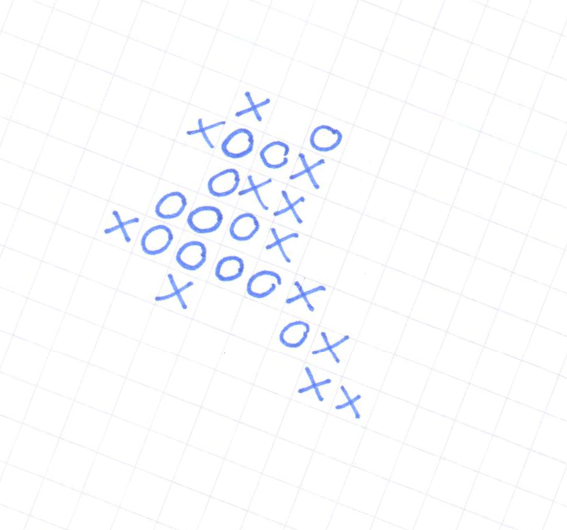
%> input picture input/img19.png, 567 x 530 px
$ octave index.m   (GNU Octave 9; MATLAB toolbox functions it lacks are replaced by stand-ins)
%> lines starting %> are read from the running program, lines starting %| are printed output that depends on the picture; in (x1, y1, x2, y2) boxes, pixels count from 0 and x2, y2 are one past the last pixel; in counts of white or black regions, pixels touching at a corner belong together; the program's own positions count from 1
%> further down, I is the input picture: size 530x567x3 uint8; mean R, G, B 250.8, 251.5, 253.5
### stretch_lin.m
function output_img = stretch_lin(input_img)
    input_img = double(input_img);
    % Find min and Max
    x_min = min(input_img(:));
%> x_min = 83
    x_max = max(input_img(:));
%> x_max = 255
    % Apply stretching transformation
    output_img = uint8(255 * (input_img - x_min) / (x_max - x_min));
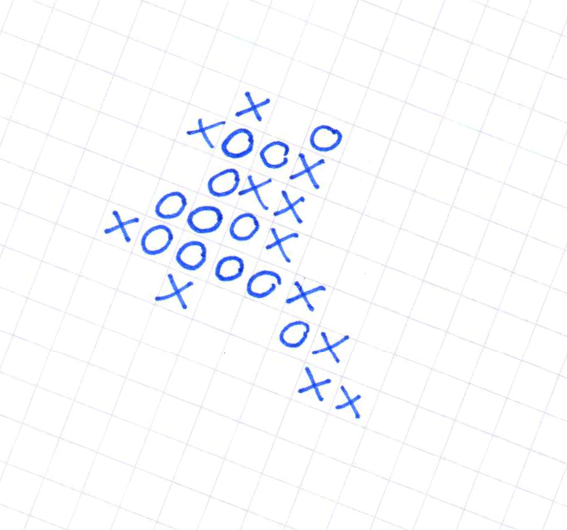
%> output_img: size 530x567x3 uint8; mean R, G, B 248.9, 249.9, 252.9
end

### index.m
%% Load and initial processing
I = imread("input/img19.png");
stretch_img = stretch_lin(I);
stretch_img = mat2gray(stretch_img);

img_gray = rgb2gray(stretch_img);
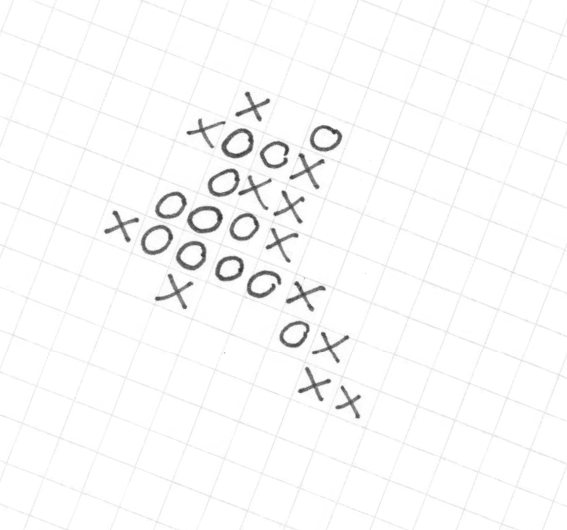
%> img_gray: size 530x567 double; min 0.189, max 1, mean 0.98

% Aplicar un filtro gaussiano para suavizar
img_smooth = imgaussfilt(img_gray, 2);
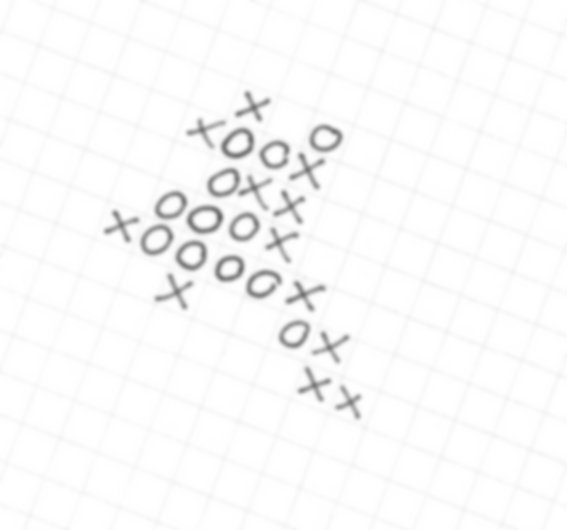
%> img_smooth: size 530x567 double; min 0.41, max 1, mean 0.98
edge_de = edge(img_smooth, "canny");
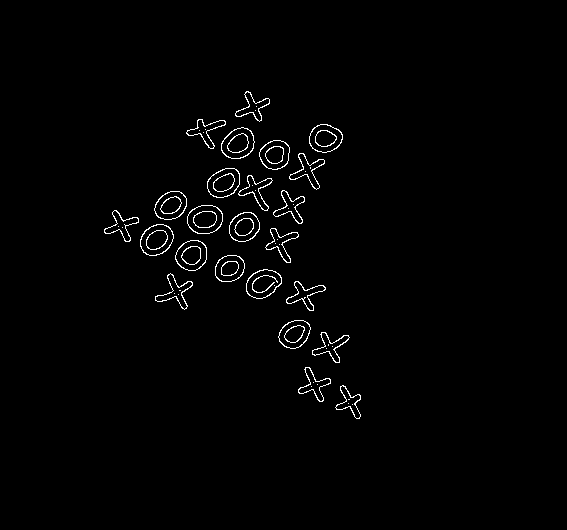
%> edge_de: size 530x567 logical; 1.3% white in thin lines or dots, all inside (x1, y1, x2, y2) = (104, 91, 361, 419)

%% rotation
[H, theta, rho] = hough(edge_de);
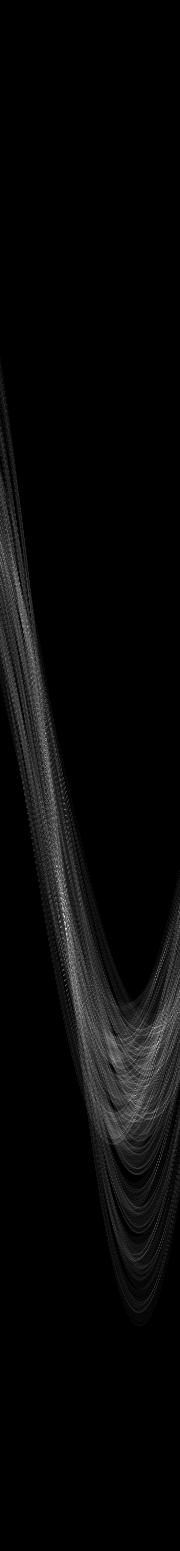
%> H: size 1551x180 double; min 0, max 82, mean 2.6; drawn with min black and max white
%> theta = 180 values from -90 to 89; rho = 1551 values from -775 to 775
peaks = houghpeaks(H, 10);
%> peaks = [917 65; 934 67; 1042 159; 894 63; 867 57; 734 46; 1096 136; 1046 156; 1070 159; 971 72]
lines = houghlines(edge_de, theta, rho, peaks);
%> lines = 12 lines; longest, point1 to point2 (x, y): (232, 132) to (291, 263), (317, 190) to (210, 234), (157, 216) to (223, 282), (199, 207) to (126, 241), (244, 109) to (270, 184), (343, 139) to (278, 170)
angle_rot = mode([lines.theta]);
%> angle_rot = 68
disp(angle_rot);
%| 68
J = imrotate(I, angle_rot);
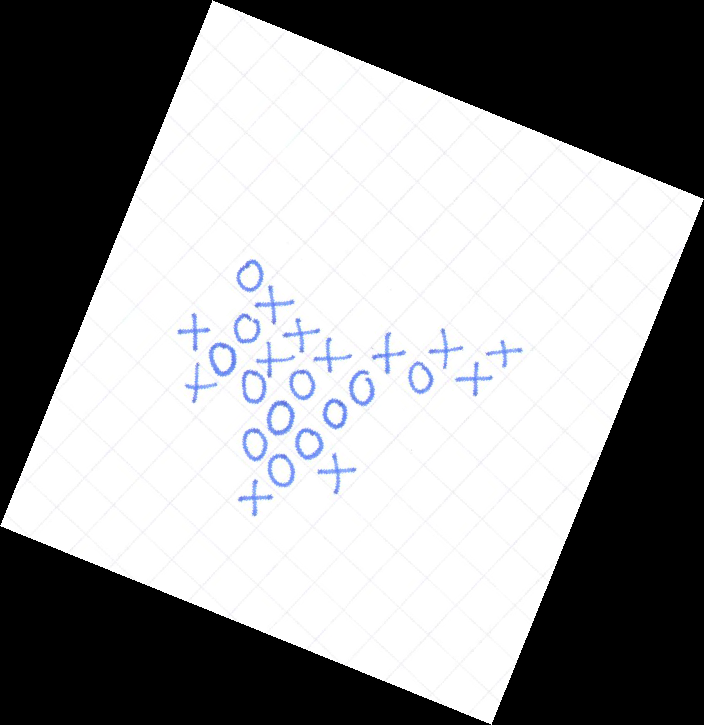
%> J: size 725x704x3 uint8; mean R, G, B 147.7, 148.1, 149.3

figure(1);
imshow(J);

$ run again, with input/img00.png copied over input/img19.png
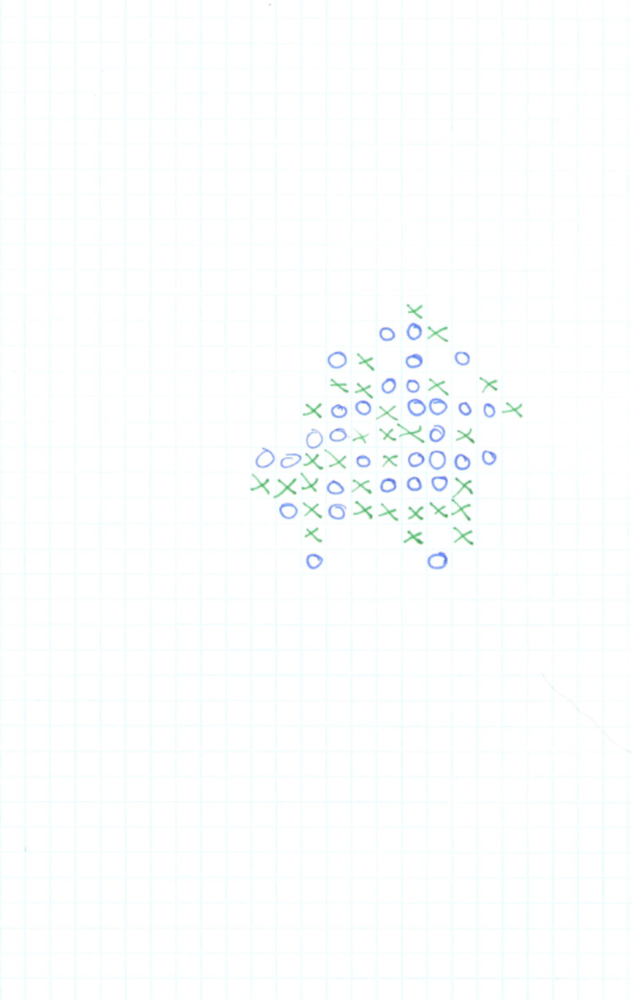
%> input picture input/img00.png, 632 x 1000 px, shrunk from 927 x 1466 before the run
%> I is the input picture: size 1000x632x3 uint8; mean R, G, B 252, 253.9, 254
%> x_min = 73
%> x_max = 255
%> `edge_de = edge(img_smooth, "canny");`:
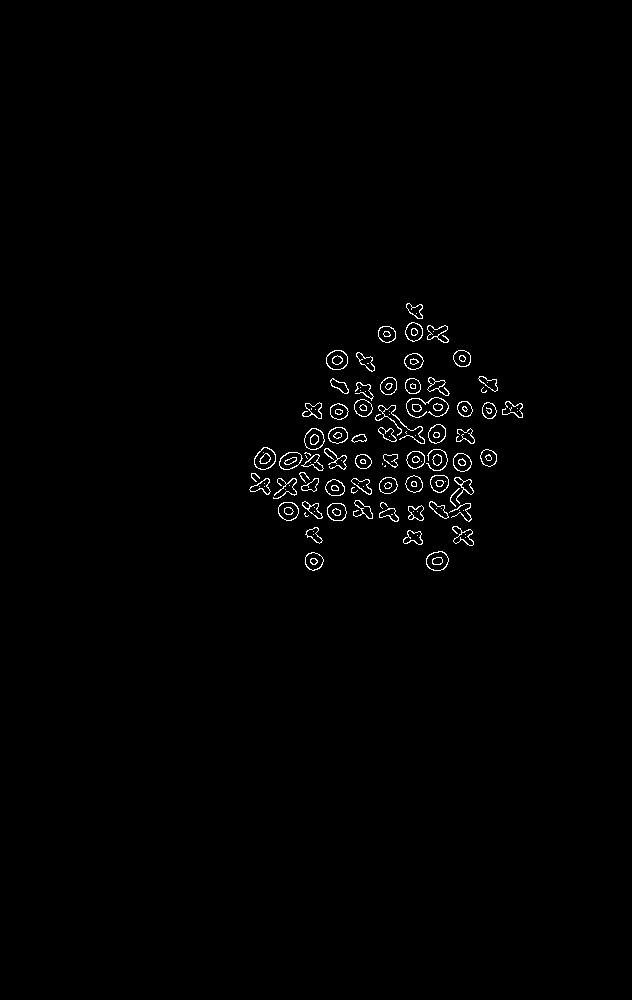
%> edge_de: size 1000x632 logical; 0.85% white in thin lines or dots, all inside (x1, y1, x2, y2) = (249, 303, 523, 571)
%> theta = 180 values from -90 to 89; rho = 2365 values from -1182 to 1182
%> peaks = [1727 136; 1793 136; 1162 46; 1731 155; 1708 163; 1129 46; 1223 52; 1761 136; 728 1; 1698 166]
%> lines = 16 lines; longest, point1 to point2 (x, y): (257, 456) to (497, 456), (362, 384) to (472, 519), (404, 426) to (256, 466), (343, 521) to (440, 425), (465, 402) to (338, 444), (357, 414) to (446, 326)
%> angle_rot = 45
%| 45
%> `J = imrotate(I, angle_rot);`:
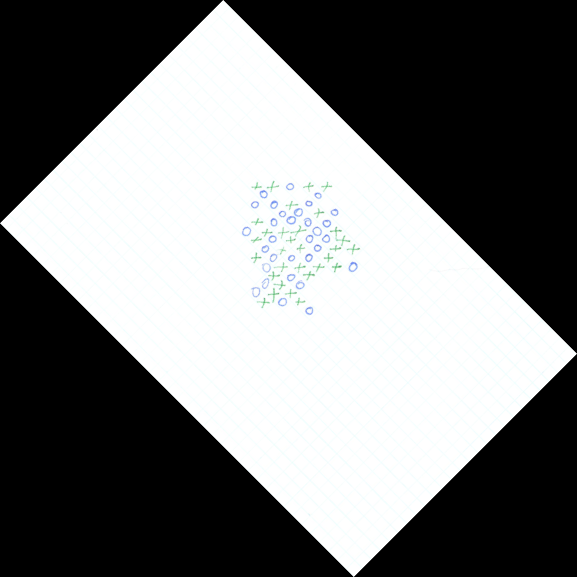
%> J: size 1154x1154x3 uint8 (shown at 1/2 size); mean R, G, B 119.6, 120.5, 120.5

$ run again, with input/img01.png copied over input/img19.png
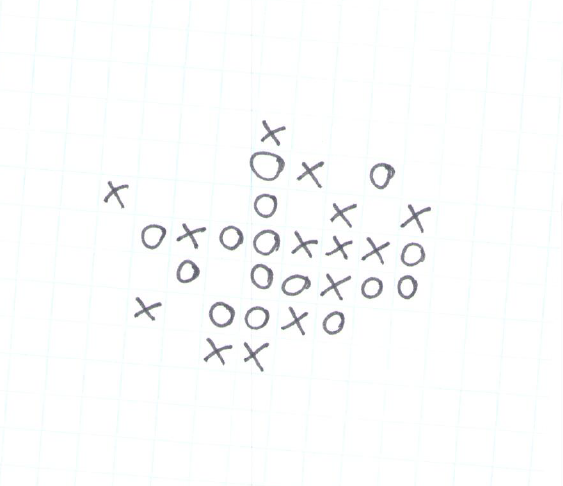
%> input picture input/img01.png, 563 x 486 px
%> I is the input picture: size 486x563x3 uint8; mean R, G, B 250.9, 251.7, 251.8
%> x_min = 87
%> x_max = 255
%> `edge_de = edge(img_smooth, "canny");`:
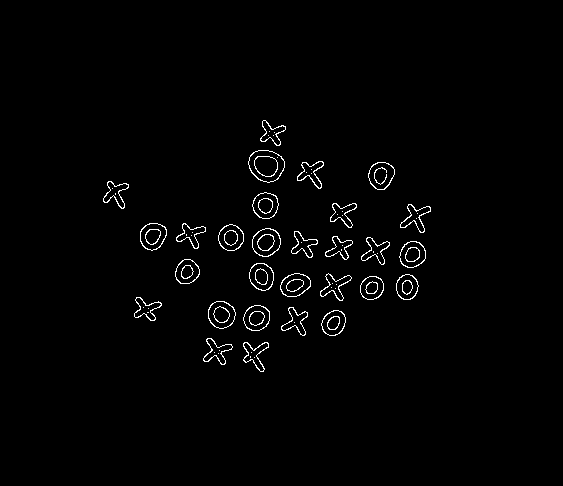
%> edge_de: size 486x563 logical; 1.5% white in thin lines or dots, all inside (x1, y1, x2, y2) = (103, 120, 431, 372)
%> theta = 180 values from -90 to 89; rho = 1487 values from -743 to 743
%> peaks = [539 7; 520 6; 1176 143; 885 54; 516 3; 1029 94; 1158 147; 837 46; 1175 140; 1142 134]
%> lines = 5 lines; point1 to point2 (x, y): (183, 226) to (426, 252), (221, 245) to (423, 263), (219, 237) to (421, 244), (141, 238) to (198, 243), (141, 234) to (195, 236)
%> angle_rot = -88
%| -88
%> `J = imrotate(I, angle_rot);`:
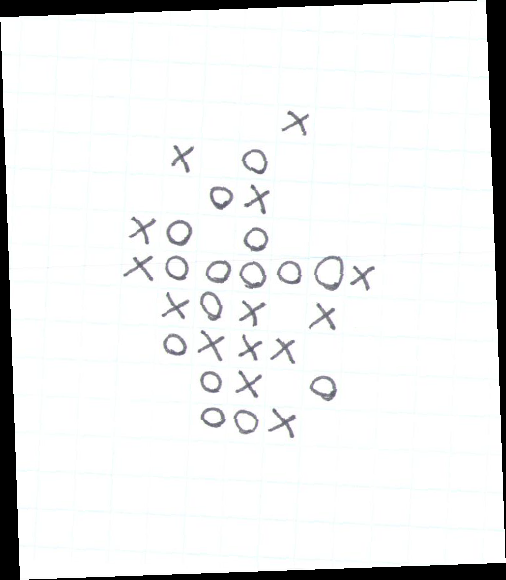
%> J: size 580x506x3 uint8; mean R, G, B 233.9, 234.6, 234.7

$ run again, with input/img02.png copied over input/img19.png
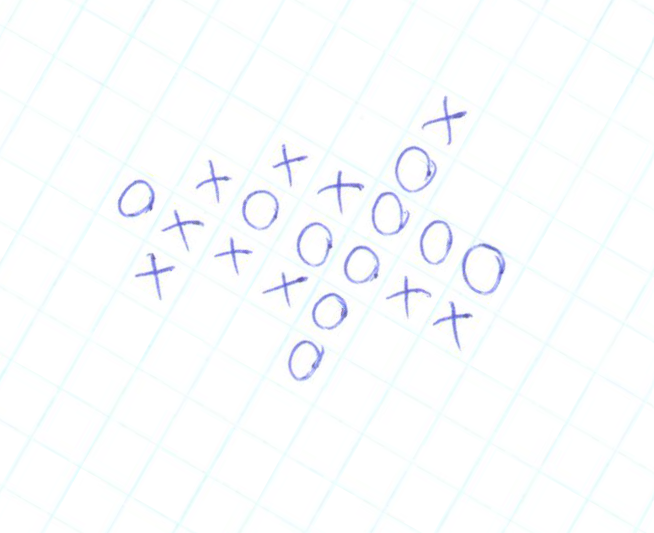
%> input picture input/img02.png, 654 x 533 px
%> I is the input picture: size 533x654x3 uint8; mean R, G, B 250.7, 252.4, 253.6
%> x_min = 71
%> x_max = 255
%> `edge_de = edge(img_smooth, "canny");`:
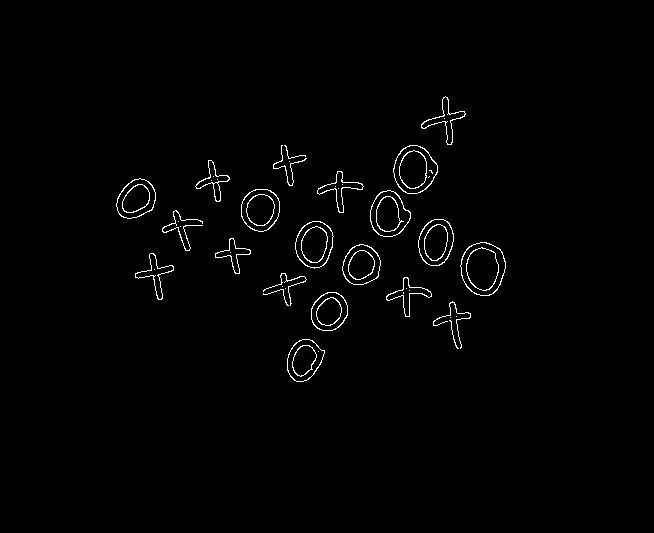
%> edge_de: size 533x654 logical; 1.2% white in thin lines or dots, all inside (x1, y1, x2, y2) = (116, 96, 506, 382)
%> theta = 180 values from -90 to 89; rho = 1687 values from -843 to 843
%> peaks = [1301 121; 1269 118; 1077 166; 667 16; 1277 121; 635 4; 1136 171; 1279 124; 1155 162; 619 1]
%> lines = 6 lines; point1 to point2 (x, y): (289, 371) to (329, 293), (392, 237) to (435, 163), (374, 230) to (454, 234), (373, 226) to (451, 226), (433, 181) to (375, 201), (288, 369) to (318, 318)
%> angle_rot = 30
%| 30
%> `J = imrotate(I, angle_rot);`:
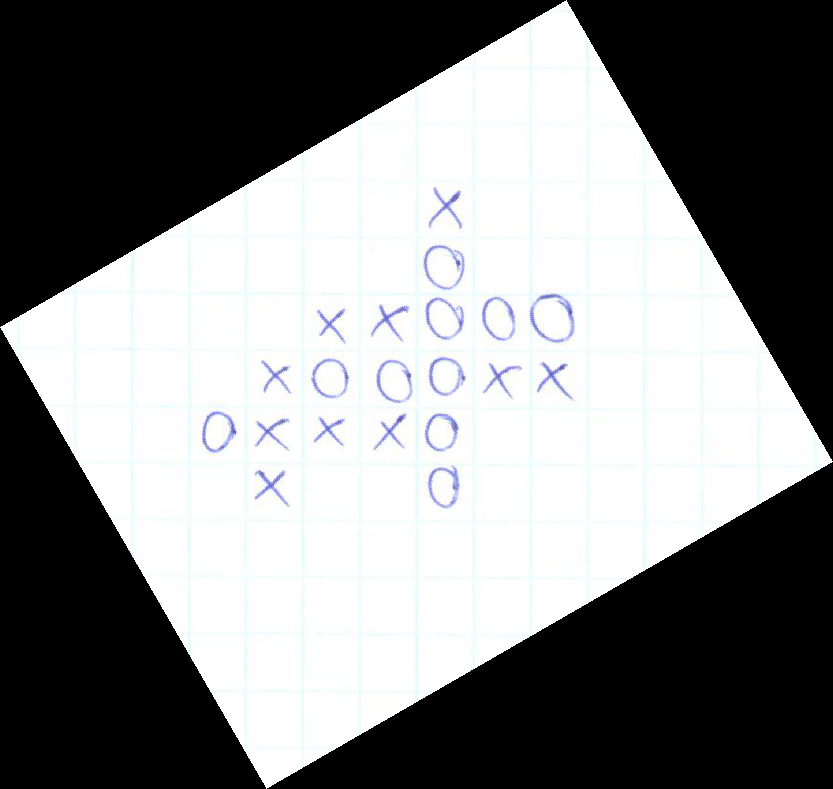
%> J: size 789x833x3 uint8; mean R, G, B 132.9, 133.9, 134.5
